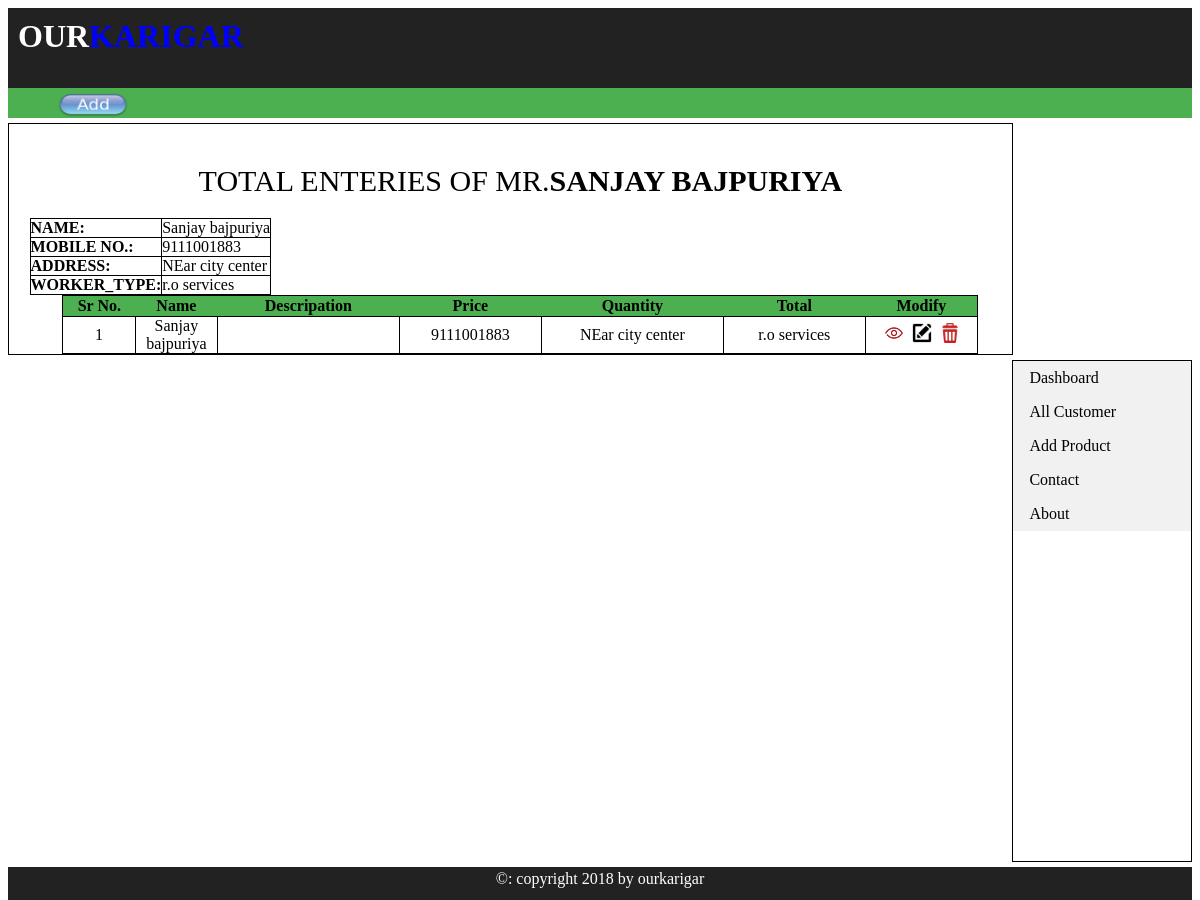
Page /viewin_costumer.php?cos_id=20 on the committed database.
### tables this page shows
CREATE TABLE `costumers` (
  `cos_id` int(10) NOT NULL,
  `cos_name` text NOT NULL,
  `mobile` varchar(15) NOT NULL,
  `worker_type` text NOT NULL,
  `p_status` text NOT NULL,
  `cos_address` text NOT NULL,
  `date` timestamp NOT NULL DEFAULT CURRENT_TIMESTAMP
);

### viewin_costumer.php (the view, shortened to what this page needs)
<?php
include("includes/db24.php");
?>
<html>
<head>
<head>
<?php
		$user = $_GET['cos_id'];
        $get_user = "select * from costumers where cos_id='$user'";
        $run_user = mysqli_query($con, $get_user);
        $row=mysqli_fetch_array($run_user);
      $cos_name=$row['cos_name'];
	  $cos_address=$row['cos_address'];
	  $cos_worker_type=$row['worker_type'];
	  $cos_mob=$row['mobile'];
?>
</head>
 <body>
  <div class="header"><strong><font size=6 style="color:white";>OUR</font><font size=6 style="color:Blue";>KARIGAR</font></strong></div>
  <div class="navbar"><a href="add_costumer.php"><img src="images/add1.png" height="24" width="70"></a></div>
  <div class="left_content">
  <div align="center">
   <div style="font-size:30px; font-style:bolder;padding-bottom:20px;padding-top:20px;">
TOTAL ENTERIES OF MR.<b><?php echo $cos_name;?></b>
   </div>
  <table style="margin-right:740px;">
   <tr>
    <td><b>Name: </b></td><td><?php echo $cos_name;?></td>
	</tr>
	<tr>
    <td><b>Mobile No.: </b></td><td><?php echo $cos_mob;?></td>
	</tr>
	<tr>
    <td><b>Address: </b></td><td><?php echo $cos_address;?></td>
	</tr>
	<tr>
    <td><b>worker_type: </b></td><td><?php echo $cos_worker_type;?></td>
   </tr>
   </table>
			<table>
			<tr>
			<th align="center" style="width:70px;">Sr No.</th>
            <th align="center" style="width:80px;">Name</th>
            <th align="center" style="width:180px;">Descripation</th>
			<th align="center" style="width:140px;">Price</th>
			<th align="center" style="width:180px;">Quantity</th>
			<th align="center" style="width:140px;">Total</th>
			<th align="center" style="width:110px;">Modify</th>
			</tr>
<?php
       $i=0;
		$get_costumers="select*from costumers where cos_id='$user' order by 1 DESC;";
		$run_costumers=mysqli_query($con, $get_costumers);
		while ($row_costumers=mysqli_fetch_array($run_costumers)){
			$cos_id = $row_costumers['cos_id'];
			$cos_name = $row_costumers['cos_name'];
			$cos_mob = $row_costumers['mobile'];
			$cos_add = $row_costumers['cos_address'];
			$cos_worker_type = $row_costumers['worker_type'];
			$cos_desc = $row_costumers['cos_desc'];
			$i++;
	     ?>
			<tr>
			<td align="center" ><?php echo $i; ?></td>
            <td align="center" ><?php echo $cos_name; ?></td>
            <td align="center" ><?php echo $cos_desc; ?></td>
			<td align="center" ><?php echo $cos_mob; ?></td>
			<td align="center" ><?php echo $cos_add; ?></td>
			<td align="center" ><?php echo $cos_worker_type; ?></td>
			<td align="center" >
			<a href="view_costumer.php?cos_id=<?php echo $cos_id; ?>"><img src="images/view.png"width="20"height="20"></a>&nbsp;
			<a href="edit_costumer.php?cos_id=<?php echo $cos_id; ?>"><img src="images/edit.png"width="20"height="20"></a>&nbsp;
			<a href="delete.php?cos_id=<?php echo $cos_id; ?>"><img src="images/delete.png" width="20"height="20"></a></td>
			</tr>
		<?php } ?>
      </table>
   </div>
  </div>
  <div class="right_content">
    <ul>
	   <li><a href="index.php">Dashboard</a></li>
       <li><a href="all_costumer.php">All Customer</a></li>
       <li><a href="add_pro.php">Add Product</a></li>
       <li><a href="#contact">Contact</a></li>
       <li><a href="#about">About</a></li>
    </ul>
  </div>
  <div class="footer"><div align="center" class="footer_text">&copy: copyright 2018 by ourkarigar</div></div>
 </body>
</html>

### viewin_costumer.php (style rules this page uses)
.header { padding-top:10px; padding-left:10px; height:70px; width:auto; background:#222; }
.navbar { padding-top:5px; padding-left:50px; height:25px; width:auto%; background:#4caf50; }
.left_content { float:left; padding-left:20px; padding-top:20px; margin-top:5px; height:auto; width:83%; background:#fff; border:1px solid black; }
table,td { padding:0px; border:1px solid black; border-collapse: collapse; }
th { background:#4caf50; }
.right_content { float:right; margin-top:5px; height:500px; width:15%; background:#fff; border:1px solid black; }
ul { list-style-type: none; margin: 0; padding: 0; width: 100%; background-color: #f1f1f1; }
li a { display: block; color: #000; padding: 8px 16px; text-decoration: none; }
.footer { margin-top:5px; padding-top:3px; float:left; height:30px; width:100%; background:#222; }
.footer_text { color:#fff; }
b { text-transform: uppercase; }

### rows in the picture
costumers: cos_name "SANJAY BAJPURIYA", cos_name "Sanjay bajpuriya", mobile "9111001883", cos_address "NEar city center", worker_type "r.o services"
